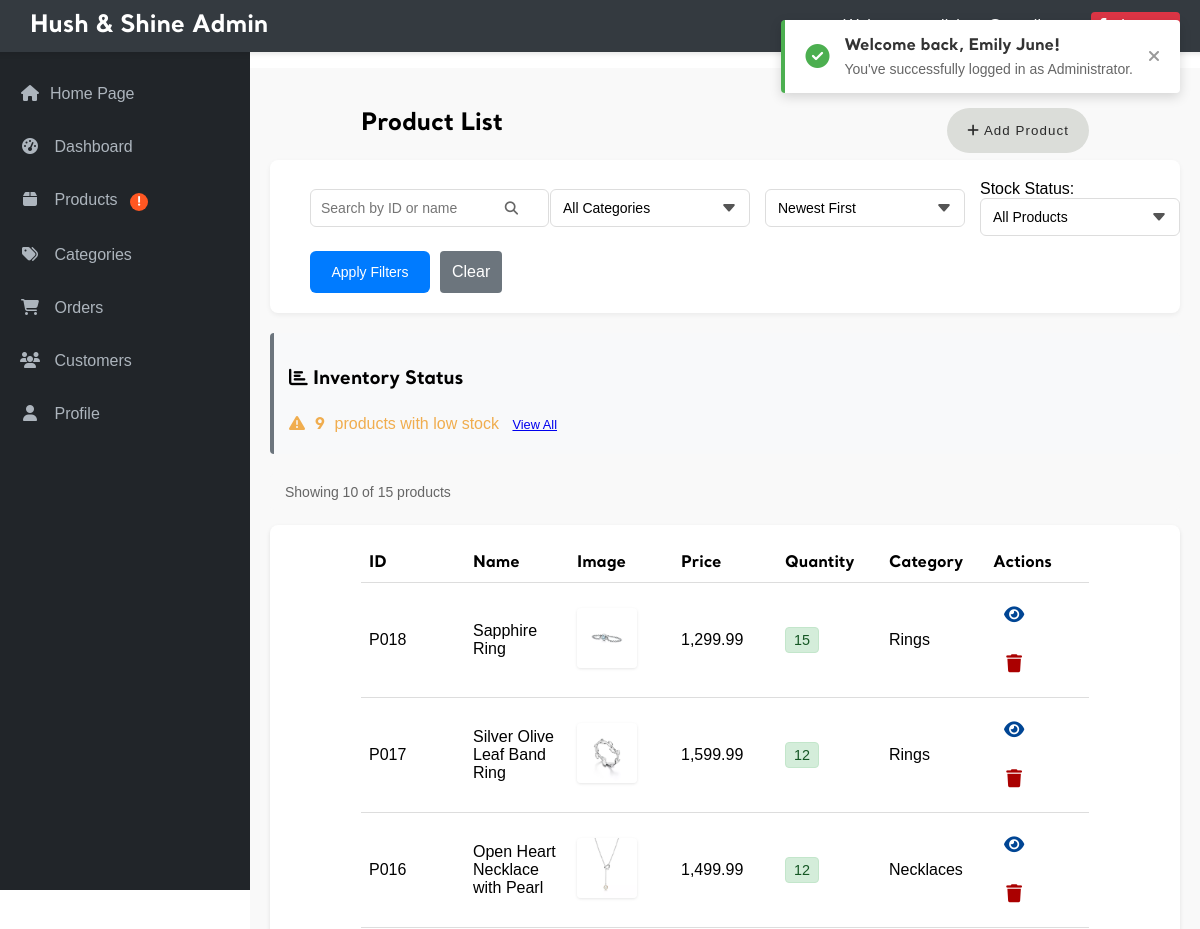
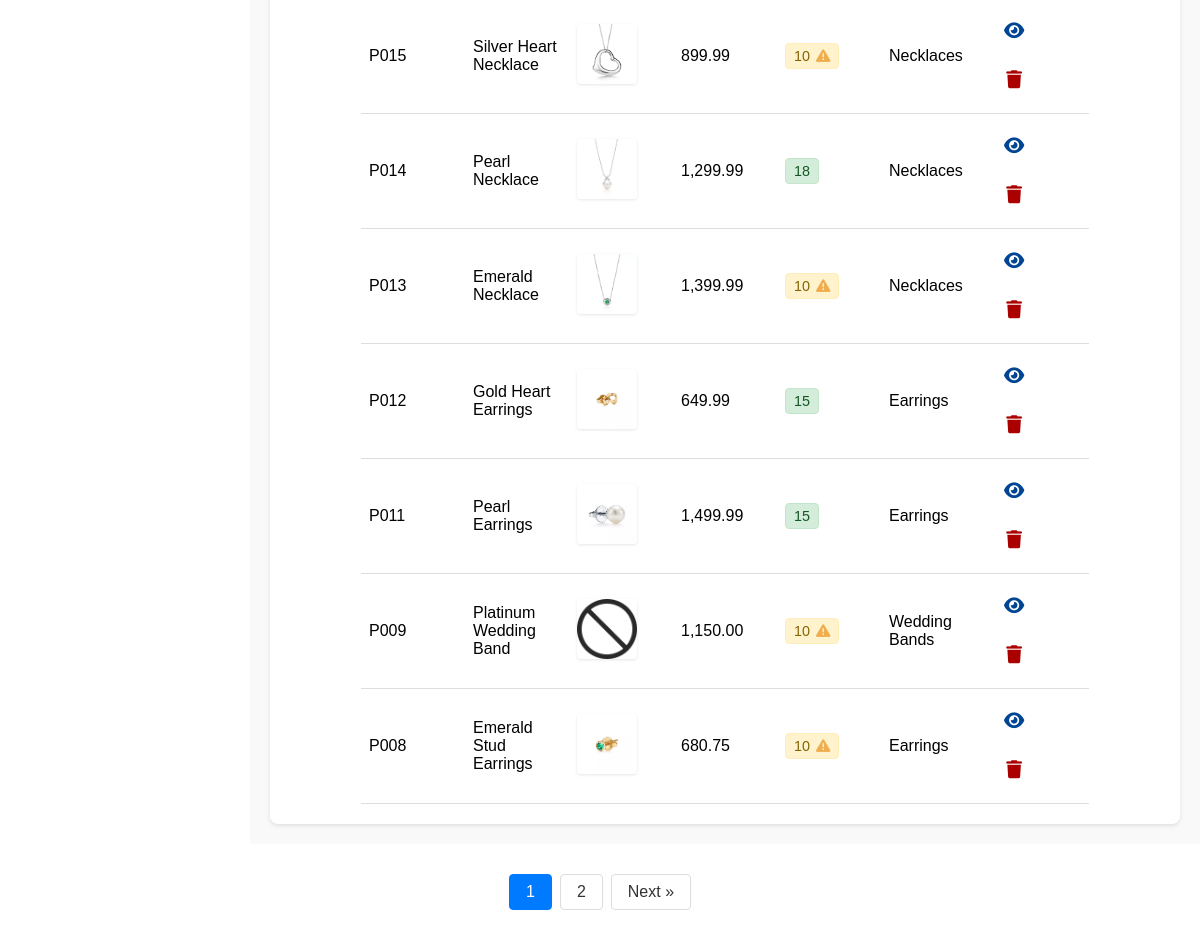
The app's page /admin/admin_products.php (signed in) with its own data (2 pictures, top to bottom).
### tables this page shows
CREATE TABLE `product` (
  `prod_id` char(4) NOT NULL,
  `prod_name` varchar(100) NOT NULL,
  `prod_desc` varchar(200) NOT NULL,
  `price` double(7,2) NOT NULL,
  `quantity` int(4) NOT NULL,
  `cat_id` char(4) NOT NULL,
  `image` varchar(100) NOT NULL
);

CREATE TABLE `category` (
  `cat_id` varchar(4) NOT NULL,
  `cat_name` varchar(50) NOT NULL,
  `material_type` varchar(100) NOT NULL
);

### admin/admin_products.php (the view, shortened to what this page needs)
<?php
require_once '../_base.php';
include '../_head.php';
$page = isset($_GET['page']) ? (int)$_GET['page'] : 1;
$itemsPerPage = 10;
$offset = ($page - 1) * $itemsPerPage;
$searchTerm = isset($_GET['search']) ? trim($_GET['search']) : '';
$categoryFilter = isset($_GET['category']) ? $_GET['category'] : '';
$sortBy = isset($_GET['sort']) ? $_GET['sort'] : 'newest';
$stockFilter = isset($_GET['stock_filter']) ? $_GET['stock_filter'] : '';
$where = [];
$params = [];
$whereClause = !empty($where) ? ' WHERE ' . implode(' AND ', $where) : '';
$orderBy = match($sortBy) {
    'price_high' => 'p.price DESC',
    'price_low' => 'p.price ASC',
    'stock_high' => 'p.quantity DESC',
    'stock_low' => 'p.quantity ASC',
    'name_asc' => 'p.prod_name ASC',
    'name_desc' => 'p.prod_name DESC',
    'oldest' => 'p.prod_id ASC',
    default => 'p.prod_id DESC'
};
try {
    $countQuery = "SELECT COUNT(*) FROM product p" . $whereClause;
    $stmt = $_db->prepare($countQuery);
    $stmt->execute($params);
    $totalItems = $stmt->fetchColumn();
    $totalPages = ceil($totalItems / $itemsPerPage);
} catch (PDOException $e) {
    echo "Database error: " . $e->getMessage();
    exit;
}
try {
    $query = "SELECT p.prod_id, p.prod_name, p.prod_desc, p.price, p.quantity, p.cat_id as category, p.image
             FROM product p
             LEFT JOIN category c ON p.cat_id = c.cat_id"
             . $whereClause .
             " ORDER BY " . $orderBy .
             " LIMIT " . $itemsPerPage . " OFFSET " . $offset;
    $stmt = $_db->prepare($query);
    $stmt->execute($params);
    $products = $stmt->fetchAll(PDO::FETCH_ASSOC);
} catch (PDOException $e) {
    echo "Database error: " . $e->getMessage();
    exit;
}
?>
            <div class="admin-main">
                <div class="admin-title">
                    <h2>Product List</h2>
                    <div class="button-group">
                        <button id="openAddProductModal" class="category-btn">
                            <i class="fas fa-plus"></i> Add Product
                        </button>
                    </div>
                </div>
                <div class="filter-section">
                    <form action="admin_products.php" method="GET" class="filter-form">
                        <div class="filter-row">
                            <div class="search-box">
                                <input type="text" name="search" placeholder="Search by ID or name" value="<?= htmlspecialchars($searchTerm) ?>">
                                <button type="submit" class="search-btn">
                                    <i class="fas fa-search"></i>
                                </button>
                            </div>
                            <div class="filter-group">
                                <select name="category" class="filter-select">
                                    <option value="">All Categories</option>
                                </select>
                            </div>
                            <div class="filter-group">
                                <select name="sort" class="filter-select">
                                    <option value="newest" <?= $sortBy == 'newest' ? 'selected' : '' ?>>Newest First</option>
                                </select>
                            </div>
                            <div class="filter-group">
                                <label for="stock-filter" class="filter-label">Stock Status:</label>
                                <select name="stock_filter" id="stock-filter" class="filter-select">
                                    <option value="" <?= !isset($_GET['stock_filter']) ? 'selected' : '' ?>>All Products</option>
                                </select>
                            </div>
                            <div class="filter-buttons">
                                <button type="submit" class="filter-btn">Apply Filters</button>
                                <a href="admin_products.php" class="admin-submit-btn secondary">Clear</a>
                            </div>
                        </div>
                    </form>
                </div>
                    <?php
                        try {
                            $lowStockQuery = $_db->prepare("SELECT COUNT(*) FROM product WHERE quantity <= ? AND quantity > 0");
                            $lowStockQuery->execute([LOW_STOCK_THRESHOLD]);
                            $lowStockCount = $lowStockQuery->fetchColumn();
                            $outOfStockQuery = $_db->query("SELECT COUNT(*) FROM product WHERE quantity = 0");
                            $outOfStockCount = $outOfStockQuery->fetchColumn();
                        } catch (PDOException $e) {
                            $lowStockCount = 0;
                            $outOfStockCount = 0;
                        }
                        if ($lowStockCount > 0 || $outOfStockCount > 0):
                        ?>
                        <div class="stock-summary">
                            <h3><i class="fas fa-chart-bar"></i> Inventory Status</h3>
                            <div class="stock-alert">
                                <?php if ($lowStockCount > 0): ?>
                                    <div class="stock-alert-item warning-alert">
                                        <i class="fas fa-exclamation-triangle"></i>
                                        <span class="stock-alert-count"><?= $lowStockCount ?></span> products with low stock
                                        <a href="admin_products.php?stock_filter=low" class="btn btn-sm btn-outline-warning">View All</a>
                                    </div>
                                <?php endif; ?>
                            </div>
                        </div>
                    <?php endif; ?>
                <div class="product-info-bar">
                <div class="product-count">
                    Showing <?= count($products) ?> of <?= $totalItems ?> products
                </div>
            </div>
                <div class="table-responsive">
                    <table class="admin-table">
                        <thead>
                            <tr>
                                <th>ID</th>
                                <th>Name</th>
                                <th>Image</th>
                                <th>Price</th>
                                <th>Quantity</th>
                                <th>Category</th>
                                <th>Actions</th>
                            </tr>
                        </thead>
                        <tbody>
                            <?php if (count($products) > 0): ?>
                                <?php foreach ($products as $product): ?>
                                    <?php
                                    $productImage = '../images/no-image.png';
                                    if (!empty($product['image'])) {
                                        $imageData = json_decode($product['image'], true);
                                        if ($imageData) {
                                            $imageFile = is_array($imageData) ? $imageData[0] : $imageData;
                                            $productImage = '../images/products/' . $imageFile;
                                        }
                                    }
                                    $stm = $_db->prepare("SELECT cat_name FROM category WHERE cat_id = ?");
                                    $stm->execute([$product['category']]);
                                    $category_name = $stm->fetchColumn();
                                    ?>
                                    <tr>
                                        <td><?= htmlspecialchars($product['prod_id']) ?></td>
                                        <td><?= htmlspecialchars($product['prod_name']) ?></td>
                                        <td class="product-thumbnail">
                                            <img src="<?= htmlspecialchars($productImage) ?>" alt="<?= htmlspecialchars($product['prod_name']) ?>">
                                        </td>
                                        <td><?= number_format($product['price'], 2) ?></td>
                                        <td>
                                            <?php if($product['quantity'] <= LOW_STOCK_THRESHOLD): ?>
                                                <span class="stock-badge low-stock" title="Low stock alert">
                                                    <?= htmlspecialchars($product['quantity']) ?>
                                                    <i class="fas fa-exclamation-triangle"></i>
                                                </span>
                                            <?php else: ?>
                                                <span class="stock-badge in-stock">
                                                    <?= htmlspecialchars($product['quantity']) ?>
                                                </span>
                                            <?php endif; ?>
                                        </td>
                                        <td><?= htmlspecialchars($category_name) ?></td>
                                        <td class="actions">
                                            <a href="view_product.php?id=<?= $product['prod_id'] ?>" class="btn">
                                                <i class="fas fa-eye"></i>
                                            </a>
                                            <a class="btn btn-danger delete-product"
                                                data-id="<?= htmlspecialchars($product['prod_id']) ?>"
                                                data-name="<?= htmlspecialchars($product['prod_name']) ?>">
                                                <i class="fas fa-trash"></i>
                                            </a>
                                        </td>
                                    </tr>
                                <?php endforeach; ?>
                            <?php else: ?>
                                <tr>
                                    <td colspan="6">No products found</td>
                                </tr>
                            <?php endif; ?>
                        </tbody>
                    </table>
                </div>
            </div>
            <?php if ($totalPages > 1): ?>
            <div class="pagination">
                <?php
                $range = 2;
                $startPage = max(1, $page - $range);
                $endPage = min($totalPages, $page + $range);
                for ($i = $startPage; $i <= $endPage; $i++) {
                    echo '<a href="?page=' . $i . '&search=' . urlencode($searchTerm) . '&category=' . urlencode($categoryFilter) . '&sort=' . urlencode($sortBy) . "&stock_filter=" . urlencode($stockFilter) . '"';
                    echo ($i == $page) ? ' class="active"' : '';
                    echo '>' . $i . '</a>';
                }
                ?>
                <?php if ($page < $totalPages): ?>
                    <a href="?page=<?= $page + 1 ?>&search=<?= urlencode($searchTerm) ?>&category=<?= urlencode($categoryFilter) ?>&sort=<?= urlencode($sortBy) ?>&stock_filter=<?= urlencode($stockFilter) ?>">Next &raquo;</a>
                <?php endif; ?>
            </div>
            <?php endif; ?>
                </main>
            </div>

### _head.php (shortened to what this page needs)
<?php
function hasLowStockProducts() {
    global $_db;
    try {
        $stmt = $_db->prepare("SELECT COUNT(*) FROM product WHERE quantity <= ? AND quantity > 0");
        $stmt->execute([LOW_STOCK_THRESHOLD]);
        return $stmt->fetchColumn() > 0;
    } catch (PDOException $e) {
        return false;
    }
}
$checkLowStock = false;
if (isset($_SESSION['user']) && $_SESSION['user'] == "admin") {
    $checkLowStock = true;
}
$hasLowStock = false;
if ($checkLowStock) {
    $hasLowStock = hasLowStockProducts();
}
$isAdminSection = strpos($_SERVER['REQUEST_URI'], '/admin/') !== false;
    $_adminContext = $_adminContext ?? $isAdminSection;
?>
<!DOCTYPE html>
<html lang="en">
<head>
    <link rel="stylesheet" href="/css/app.css">
    <link href="https://unpkg.com/aos@2.3.1/dist/aos.css" rel="stylesheet">
</head>
<body>
<?php
    if (isset($_SESSION['login_success']) && isset($_SESSION['login_time']) && time() - $_SESSION['login_time'] < 2):
        $user_type = $_SESSION['user'] === 'admin' ? 'Administrator' : 'Customer';
        $user_name = $_SESSION['user'] === 'admin' ? $_SESSION['admin_name'] : $_SESSION['cust_name'];
    ?>
    <div id="login-success-toast" class="success-toast">
        <div class="toast-content">
            <div class="toast-icon">
                <i class="fas fa-check-circle"></i>
            </div>
            <div class="toast-message">
                <strong>Welcome back, <?= htmlspecialchars($user_name) ?>!</strong>
                <span>You've successfully logged in as <?= htmlspecialchars($user_type) ?>.</span>
            </div>
        </div>
        <button class="toast-close" onclick="closeToast()">
            <i class="fas fa-times"></i>
        </button>
    </div>
    <?php endif; ?>
    <?php if (isset($_SESSION['user']) && $_SESSION['user'] == "admin" && $_adminContext): ?>
        <header class="admin-header">
            <div class="admin-nav">
                <div class="admin-logo">
                    <h1>Hush & Shine Admin</h1>
                </div>
                <div class="admin-user">
                    <?php if (isset($_SESSION['admin_email'])): ?>
                        <span>Welcome, <?= htmlspecialchars($_SESSION['admin_email']) ?></span>
                        <a href="/page/logout.php" class="logout-btn"><i class="fas fa-sign-out-alt"></i> Logout</a>
                    <?php endif; ?>
                </div>
            </div>
        </header>
        <div class="admin-container">
            <nav class="admin-sidebar">
                <ul>
                    <li><a href="../index.php"> <i class="fas fa-home"></i>Home Page</a></li>
                    <li><a href="/admin/admin_dashboard.php"><i class="fas fa-tachometer-alt"></i> Dashboard</a></li>
                    <li>
                        <a href="/admin/admin_products.php">
                            <i class="fas fa-box"></i> Products
                            <?php if ($hasLowStock): ?>
                                <span class="notification-dot" title="Products with low stock">!</span>
                            <?php endif; ?>
                        </a>
                    </li>
                    <li><a href="/admin/admin_category.php"><i class="fas fa-tags"></i> Categories</a></li>
                    <li><a href="/admin/admin_orders.php"><i class="fas fa-shopping-cart"></i> Orders</a></li>
                    <li><a href="/admin/admin_customer.php"><i class="fas fa-users"></i> Customers</a></li>
                    <li><a href="/admin/admin_profile.php"><i class="fas fa-user"></i> Profile</a></li>
            </nav>
    <?php endif; ?>
    <main>

### records on screen
product: prod_id "P018", prod_name "Sapphire Ring", shows a picture, price "1,299.99", quantity "15", cat.cat_name "Rings"
product: prod_id "P017", prod_name "Silver Olive Leaf Band Ring", shows a picture, price "1,599.99", quantity "12", cat.cat_name "Rings"
product: prod_id "P016", prod_name "Open Heart Necklace with Pearl", shows a picture, price "1,499.99", quantity "12", cat.cat_name "Necklaces"
product: prod_id "P015", prod_name "Silver Heart Necklace", shows a picture, price "899.99", quantity "10", cat.cat_name "Necklaces"
product: prod_id "P014", prod_name "Pearl Necklace", shows a picture, price "1,299.99", quantity "18", cat.cat_name "Necklaces"
product: prod_id "P013", prod_name "Emerald Necklace", shows a picture, price "1,399.99", quantity "10", cat.cat_name "Necklaces"
product: prod_id "P012", prod_name "Gold Heart Earrings", shows a picture, price "649.99", quantity "15", cat.cat_name "Earrings"
product: prod_id "P011", prod_name "Pearl Earrings", shows a picture, price "1,499.99", quantity "15", cat.cat_name "Earrings"
product: prod_id "P009", prod_name "Platinum Wedding Band", shows a picture, price "1,150.00", quantity "10", cat.cat_name "Wedding Bands"
product: prod_id "P008", prod_name "Emerald Stud Earrings", shows a picture, price "680.75", quantity "10", cat.cat_name "Earrings"

### other values on screen
$user_name "Emily June"
$user_type "Administrator"
$lowStockCount "9"
count($products) "10"
$totalItems "15"
